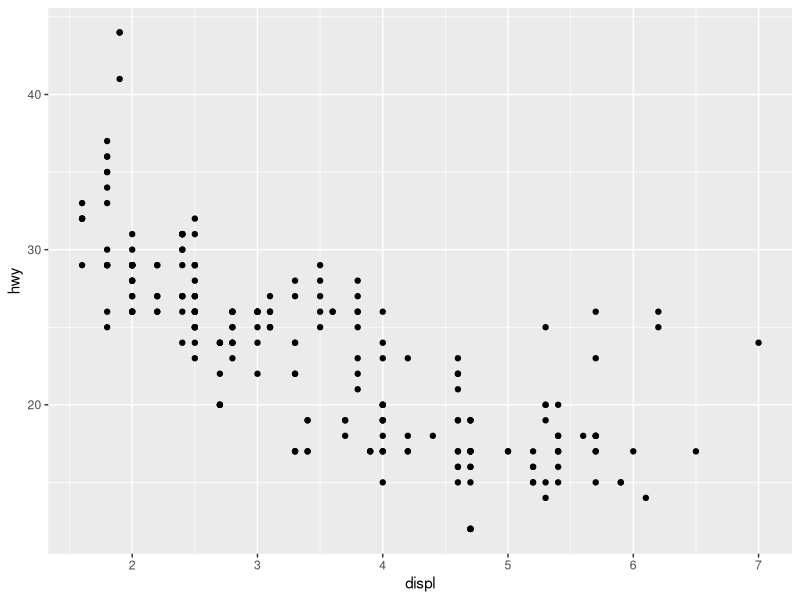
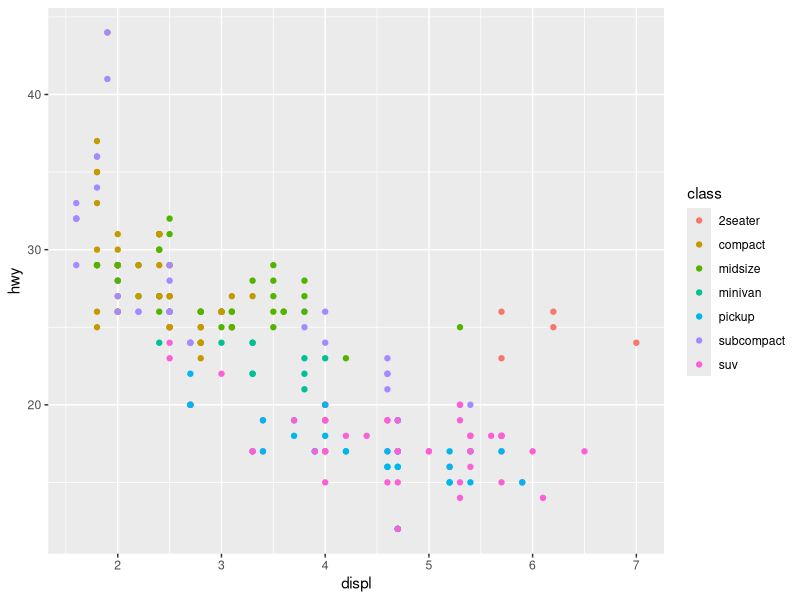
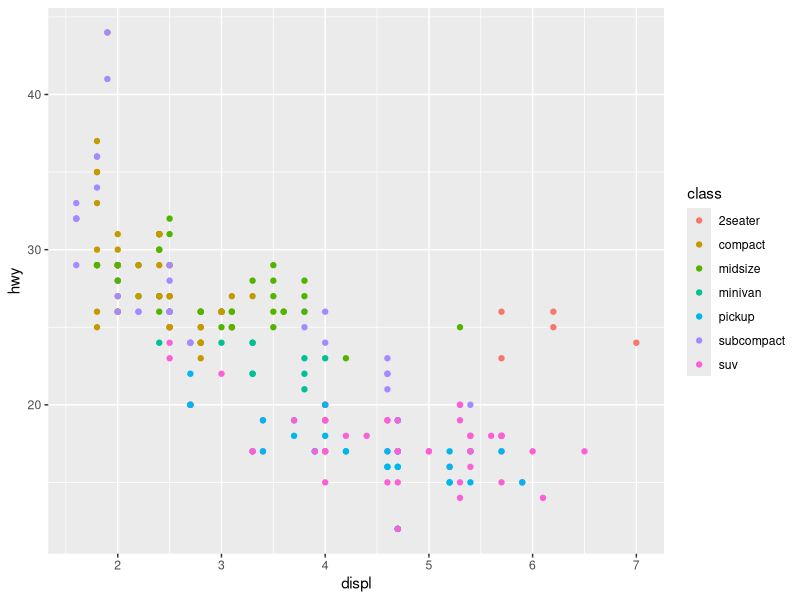
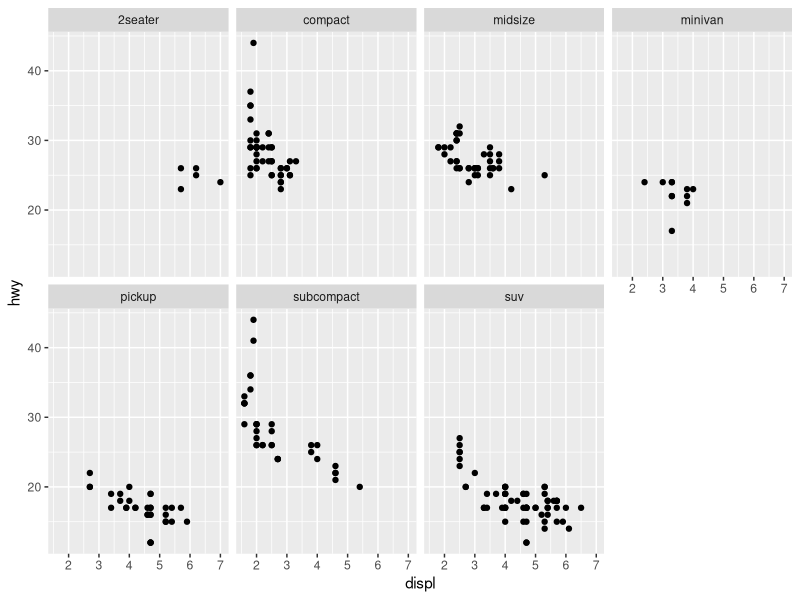
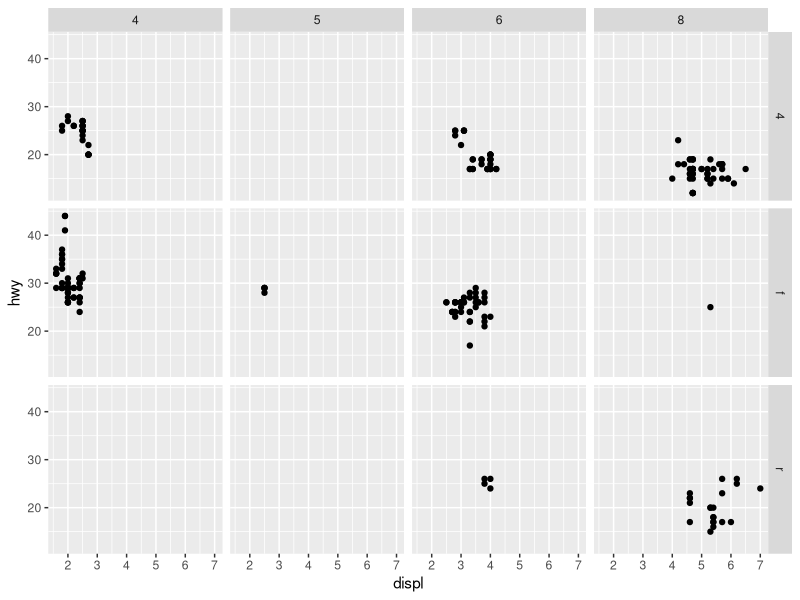
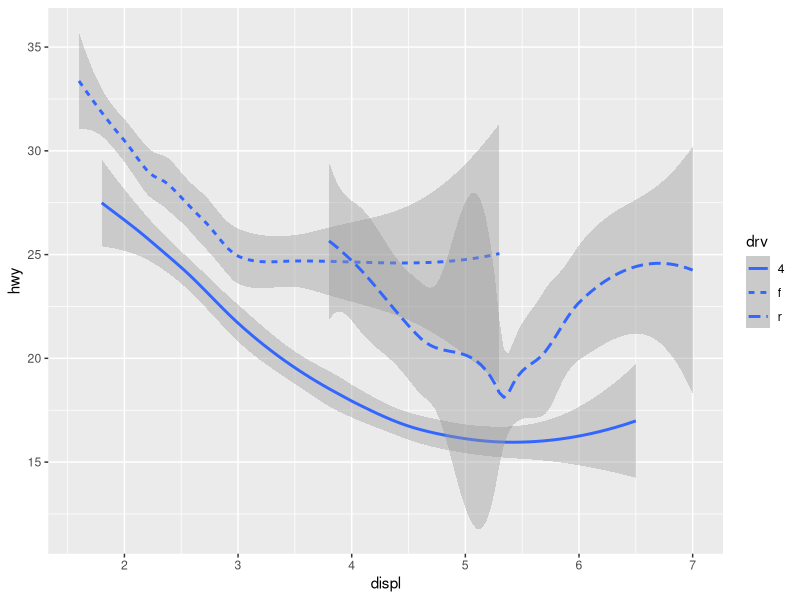
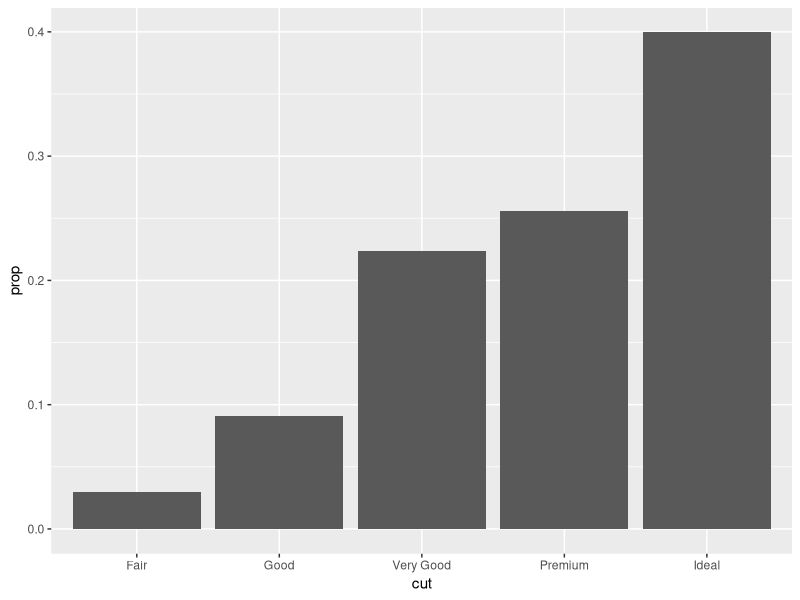
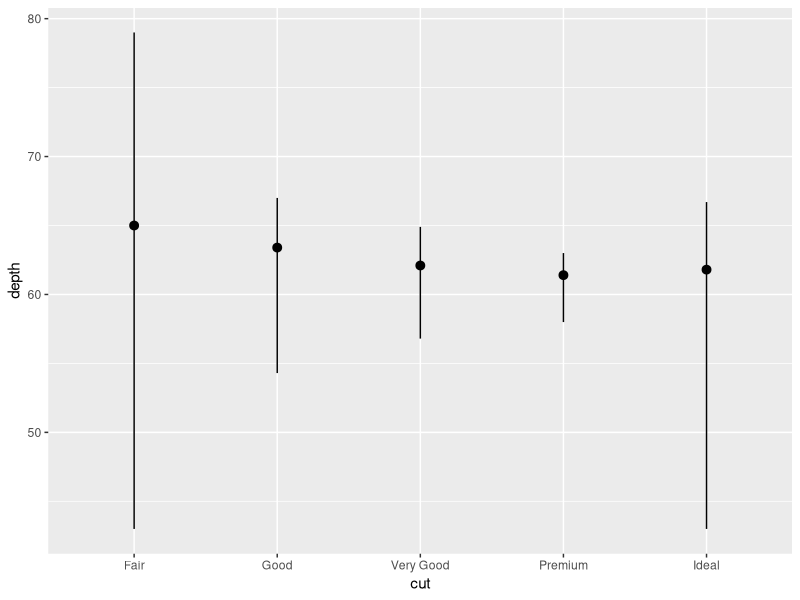

R code for these plots, in order:
?mpg
library(tidyverse)
ggplot(data = mpg) + 
  geom_point(mapping = aes(x = displ, y = hwy))

ggplot(data = mpg) + 
  geom_point(mapping = aes(x = displ, y = hwy, color = class))

ggplot(data = mpg) + 
  geom_point(mapping = aes(x = displ, y = hwy, color = class))

ggplot(data = mpg) + 
  geom_point(mapping = aes(x = displ, y = hwy)) + 
  facet_wrap(~ class, nrow = 2)

ggplot(data = mpg) + 
  geom_point(mapping = aes(x = displ, y = hwy)) + 
  facet_grid(drv ~ cyl)

ggplot(data = mpg) + 
  geom_smooth(mapping = aes(x = displ, y = hwy, linetype = drv))

ggplot(data = diamonds) + 
  geom_bar(mapping = aes(x = cut, y = stat(prop), group = 1))

ggplot(data = diamonds) + 
  stat_summary(
    mapping = aes(x = cut, y = depth),
    fun.min = min,
    fun.max = max,
    fun = median
  )
ggplot(data = mpg, mapping = aes(x = class, y = hwy)) + 
  geom_boxplot()

ggplot(data = mpg, mapping = aes(x = class, y = hwy)) + 
  geom_boxplot() +
  coord_flip()
